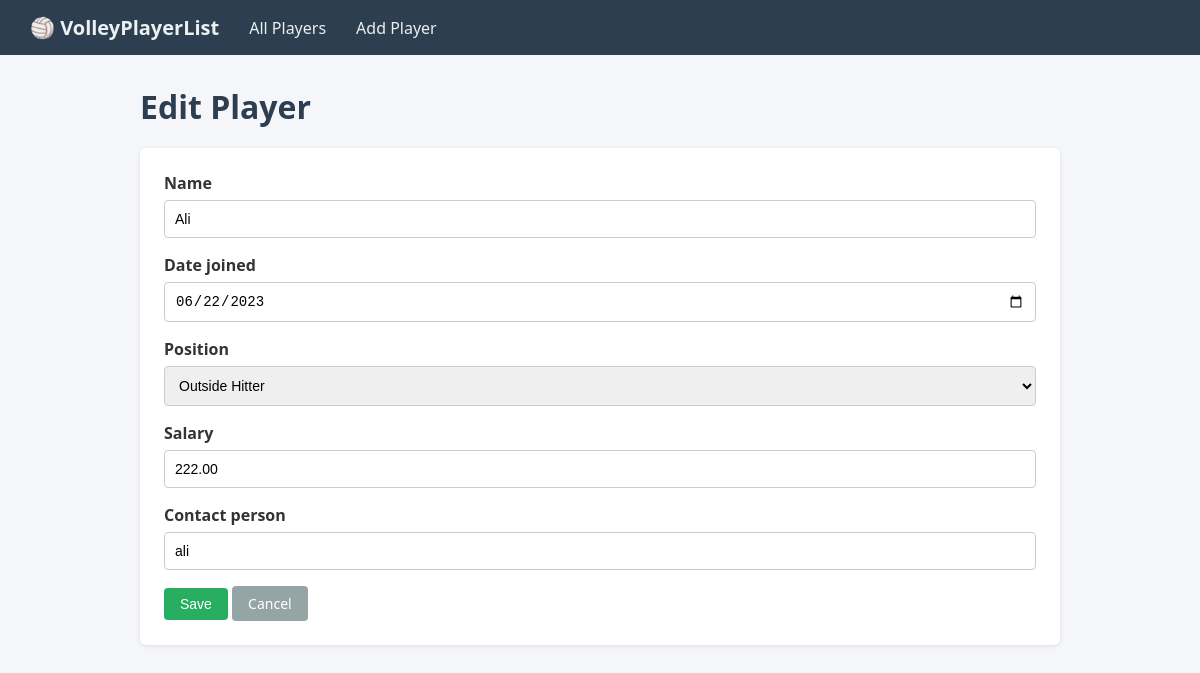
/player/4/edit/, run on the app's committed database.
### players/models.py (models this page shows, shortened)
class VolleyPlayer(models.Model):
    player_id = models.AutoField(primary_key=True)
    name = models.CharField(max_length=100)
    date_joined = models.DateField()
    position = models.CharField(max_length=30, choices=POSITION_CHOICES)
    salary = models.DecimalField(max_digits=10, decimal_places=2)
    contact_person = models.CharField(max_length=100)

### players/views.py (the view)
# urls.py: path('player/<int:pk>/edit/', views.edit_player, name='edit_player'),
def edit_player(request, pk):
    player = get_object_or_404(VolleyPlayer, pk=pk)
    if request.method == 'POST':
        form = VolleyPlayerForm(request.POST, instance=player)
        if form.is_valid():
            form.save()
            return redirect('player_list')
    else:
        form = VolleyPlayerForm(instance=player)
    return render(request, 'players/player_form.html', {'form': form, 'action': 'Edit'})

### players/forms.py
class VolleyPlayerForm(forms.ModelForm):
    class Meta:
        model = VolleyPlayer
        fields = ['name', 'date_joined', 'position', 'salary', 'contact_person']
        widgets = {
            'name': forms.TextInput(attrs={'class': 'form-control', 'placeholder': 'Player name'}),
            'date_joined': forms.DateInput(attrs={'class': 'form-control', 'type': 'date'}),
            'position': forms.Select(attrs={'class': 'form-control'}),
            'salary': forms.NumberInput(attrs={'class': 'form-control', 'placeholder': '0.00'}),
            'contact_person': forms.TextInput(attrs={'class': 'form-control', 'placeholder': 'Contact person name'}),
        }

### templates/players/player_form.html (shortened to what this page needs)
{% extends "players/base.html" %}
{% block content %}
<h1>{{ action }} Player</h1>
<div class="card">
    <form method="POST">
        {% for field in form %}
        <div class="form-group">
            <label for="{{ field.id_for_label }}">{{ field.label }}</label>
            {{ field }}
        </div>
        {% endfor %}
        <button type="submit" class="btn btn-success">Save</button>
        <a href="{% url 'player_list' %}" class="btn btn-secondary">Cancel</a>
    </form>
</div>
{% endblock %}

### templates/players/base.html (style rules this page uses)
* { box-sizing: border-box; margin: 0; padding: 0; }
body { font-family: 'Segoe UI', Tahoma, Geneva, Verdana, sans-serif; background: #f4f6f9; color: #333; }
h1, h2 { margin-bottom: 20px; color: #2c3e50; }
.btn { display: inline-block; padding: 8px 16px; border: none; border-radius: 4px; text-decoration: none; font-size: 14px; cursor: pointer; color: #fff; }
.btn-success { background: #27ae60; }
.btn-secondary { background: #95a5a6; }
.form-control { width: 100%; padding: 10px; border: 1px solid #ccc; border-radius: 4px; font-size: 14px; }
.form-group { margin-bottom: 16px; }
.form-group label { display: block; margin-bottom: 6px; font-weight: 600; }
.card { background: #fff; padding: 24px; border-radius: 6px; box-shadow: 0 1px 4px rgba(0,0,0,0.1); }

### data on the page
VolleyPlayer: form "Ali" "06/22/2023" "Outside Hitter" "222.00" "ali"

### other printed values
{{ action }} "Edit"
{{ field.label }} "Name" "Date joined" "Position" "Salary" "Contact person"
